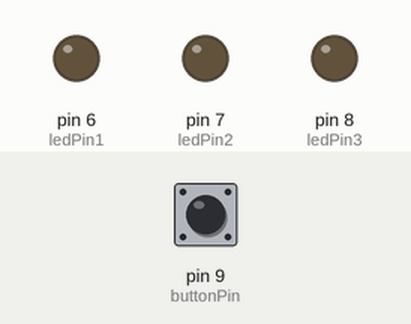
A sketch run on a simulated Arduino Uno, built with avr-gcc and run on an emulated ATmega328P. Shown: output pins drawn as LEDs (lit = HIGH). Dashed ring = blinking. The test bench sets the inputs (shaded band); at power-on: pin 9 (buttonPin) LOW.

Above: at 1.2 s.
1.3 s: pin 9 (buttonPin) pulled HIGH for 0.15 s
At 1.7 s:
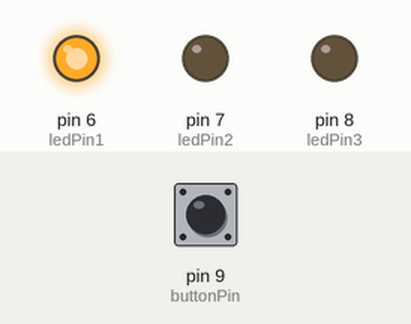
At 2.7 s:
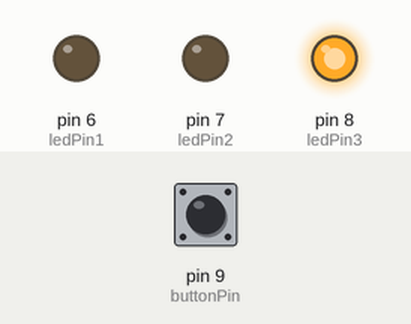
4.3 s: pin 9 (buttonPin) pulled HIGH for 3.2 s
At 5.2 s:
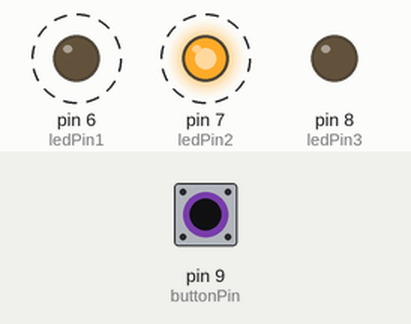
Timing chart, 0 to 10.3 s (numbered marks = the images above; inputs shaded):
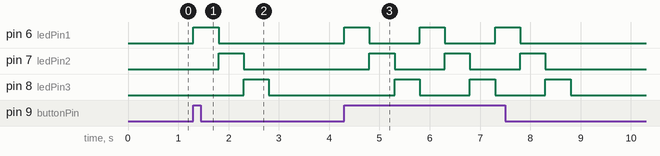

The sketch:

Assignment_9_ArCode.ino
```cpp
//Felipe Junqueira
// Comment added for ASSIGNMENT 15 by KAYE BARON

const int buttonPin = 9;    // The number of the pushbutton pin (PB1)
const int ledPin1 = 6;      // The number of the first LED pin
const int ledPin2 = 7;      // The number of the second LED pin
const int ledPin3 = 8;      // The number of the third LED pin
//Camerons comment


void setup() {
  // Initialize the LED pins as outputs:
  pinMode(ledPin1, OUTPUT);
  pinMode(ledPin2, OUTPUT);
  pinMode(ledPin3, OUTPUT);
  // Initialize the pushbutton pin as an input:
  pinMode(buttonPin, INPUT);
}

void loop() {
  // Read the state of the pushbutton value:
  int buttonState = digitalRead(buttonPin);

  // Check if the pushbutton is pressed.
  // If it is, the buttonState is LOW (since we are using a pull-up resistor):
  if (buttonState == HIGH) {
    // Turn on LED 1:
    digitalWrite(ledPin1, HIGH);
    delay(500);              // Wait for 500 milliseconds
    digitalWrite(ledPin1, LOW);

    // Turn on LED 2:
    digitalWrite(ledPin2, HIGH);
    delay(500);              // Wait for 500 milliseconds
    digitalWrite(ledPin2, LOW);

    // Turn on LED 3:
    digitalWrite(ledPin3, HIGH);
    delay(500);              // Wait for 500 milliseconds
    digitalWrite(ledPin3, LOW);
  } else {
    // Turn all LEDs off:
    digitalWrite(ledPin1, LOW);
    digitalWrite(ledPin2, LOW);
    digitalWrite(ledPin3, LOW);
  }
}
```

Measured:
- after the input at 1.3 s, pin 6 (ledPin1): LOW → HIGH at once, → LOW 0.50 s later; pin 7 (ledPin2): LOW → HIGH after 0.50 s, → LOW 0.50 s later; pin 8 (ledPin3): LOW → HIGH after 1.0 s, → LOW 0.50 s later
- after the input at 4.3 s, pin 6 (ledPin1): alternates HIGH for 0.50 s and LOW for 1.0 s, 6 changes in all, then stays LOW, starting at once; pin 7 (ledPin2): alternates HIGH for 0.50 s and LOW for 1.0 s, 6 changes in all, then stays LOW, starting after 0.50 s
